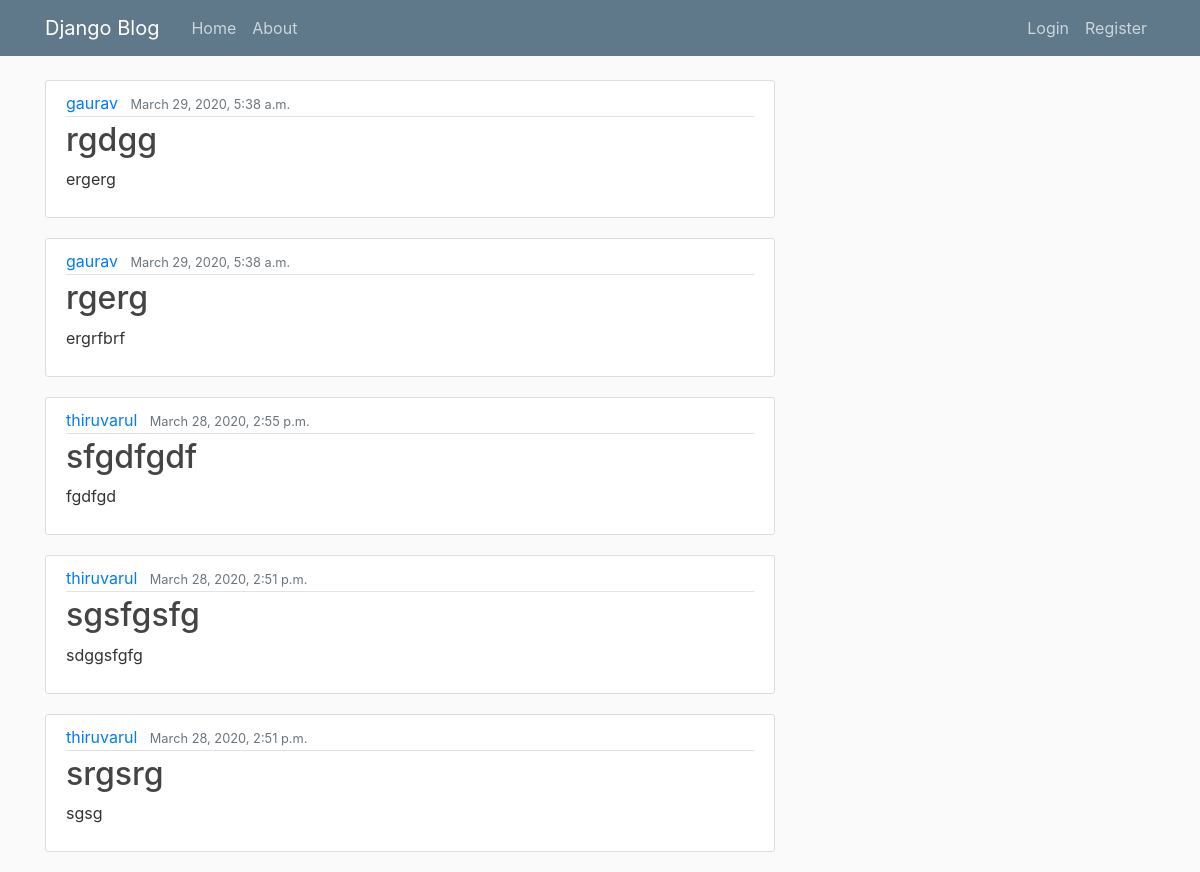
The page / on the database its author committed.
### blog/models.py (models this page shows, shortened)
class Post(models.Model):
    title = models.CharField(max_length=100)
    content = models.TextField()
    date_posted = models.DateTimeField(default=timezone.now)
    author = models.ForeignKey(User, on_delete=models.CASCADE)

### blog/views.py (the view)
# urls.py: path('', PostListView.as_view(), name='blog-home'),
class PostListView(ListView):
    model = Post
    template_name = 'blog/home.html'  # <app>/<model>_<viewtype>.html
    context_object_name = 'posts'
    ordering = ['-date_posted']

### blog/templates/blog/home.html
{% extends "blog/base.html" %}
{% block content %}
    {% for post in posts %}
        <article class="media content-section">
          <div class="media-body">
            <div class="article-metadata">
              <a class="mr-2" href="#">{{ post.author }}</a>
              <small class="text-muted">{{ post.date_posted }}</small>
            </div>
  <h2><a class="article-title" href="{% url 'post-detail' post.id %}">{{ post.title }}</a></h2>
            <p class="article-content">{{ post.content }}</p>
          </div>
        </article>
    {% endfor %}
{% endblock content %}

### blog/templates/blog/base.html (shortened to what this page needs)
{% load static %}
<!DOCTYPE html>
<html>
<head>
    <link rel="stylesheet" href="https://maxcdn.bootstrapcdn.com/bootstrap/4.0.0/css/bootstrap.min.css">
    <link rel="stylesheet" type="text/css" href="{% static 'blog/main.css' %}">
</head>
<body>
    <header class="site-header">
      <nav class="navbar navbar-expand-md navbar-dark bg-steel fixed-top">
        <div class="container">
          <a class="navbar-brand mr-4" href="{% url 'blog-home' %}">Django Blog</a>
          <div class="collapse navbar-collapse" id="navbarToggle">
            <div class="navbar-nav mr-auto">
              <a class="nav-item nav-link" href="{% url 'blog-home' %}">Home</a>
              <a class="nav-item nav-link" href="{% url 'blog-about' %}">About</a>
            </div>
            <div class="navbar-nav">
              {% if user.is_authenticated %}
                <a class="nav-item nav-link" href="{% url 'post-create' %}">New Post</a>
                <a class="nav-item nav-link" href="{% url 'profile' %}">Profile</a>
                <a class="nav-item nav-link" href="{% url 'logout' %}">Logout</a>
              {% else %}
                <a class="nav-item nav-link" href="{% url 'login' %}">Login</a>
                <a class="nav-item nav-link" href="{% url 'register' %}">Register</a>
              {% endif %}
            </div>
          </div>
        </div>
      </nav>
    </header>
    <main role="main" class="container">
      <div class="row">
        <div class="col-md-8">
          {% block content %}{% endblock %}
        </div>
        </div>
    </main>
</body>
</html>

### blog/static/blog/main.css (style rules this page uses)
body { background: #fafafa; color: #333333; margin-top: 5rem; }
h1, h2, h3, h4, h5, h6 { color: #444444; }
.bg-steel { background-color: #5f788a; }
.site-header .navbar-nav .nav-link { color: #cbd5db; }
.content-section { background: #ffffff; padding: 10px 20px; border: 1px solid #dddddd; border-radius: 3px; margin-bottom: 20px; }
.article-title { color: #444444; }
.article-content { white-space: pre-line; }
.article-metadata { padding-bottom: 1px; margin-bottom: 4px; border-bottom: 1px solid #e3e3e3 }

### rows shown on the page
Post: author "gaurav", date_posted "March 29, 2020, 5:38 a.m.", title "rgdgg", content "ergerg"
Post: author "gaurav", date_posted "March 29, 2020, 5:38 a.m.", title "rgerg", content "ergrfbrf"
Post: author "thiruvarul", date_posted "March 28, 2020, 2:55 p.m.", title "sfgdfgdf", content "fgdfgd"
Post: author "thiruvarul", date_posted "March 28, 2020, 2:51 p.m.", title "sgsfgsfg", content "sdggsfgfg"
Post: author "thiruvarul", date_posted "March 28, 2020, 2:51 p.m.", title "srgsrg", content "sgsg"
